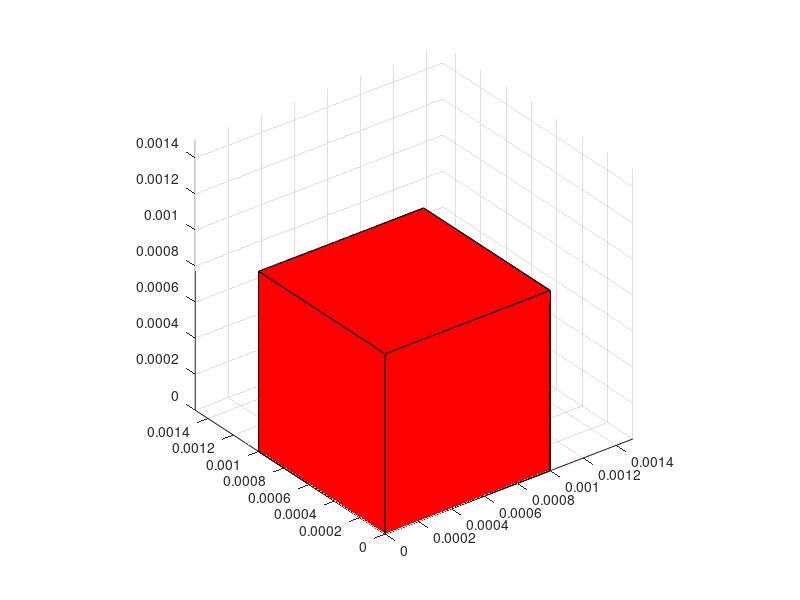

Write MATLAB code to recreate this figure.
%%%%%%%%%%%%%%%%%%%%%%%%%%%%%%%%%%%%%%%%%%%%%%%%%%%%%%%%%%%%%%%%%%%%%%%%%%%

% Avery Rock, UC Berkeley Mechanical Engineering, avery_rock@berkeley.edu
% Modified for ME C201 / MATSCI 286, Spring 2020. 

% Sample code to help with plotting deformation modes on a cube. 

%%%%%%%%%%%%%%%%%%%%%%%%%%%%%%%%%%%%%%%%%%%%%%%%%%%%%%%%%%%%%%%%%%%%%%%%%%%

% MODIFY
vertices = [0 0 0; 0.001 0 0; 0.001 0.001 0; 0 0.001 0; 0 0 0.001;...
    0.001 0 0.001; 0.001 0.001 0.001; 0 0.001 0.001]; % locations of corners
% MODIFY

faces = [1 2 6 5; 2 3 7 6; 3 4 8 7; 4 1 5 8; 1 2 3 4; 5 6 7 8]; % indices of corners for each face. 

patch('Vertices',vertices,'Faces',faces, 'FaceColor','r'); % plot box with polygon faces

view(-37.5, 30); axis([0 0.0015 0 0.0015 0 0.0015]); % set view angle

grid on; axis equal; % set background grid and uniform scaling. 